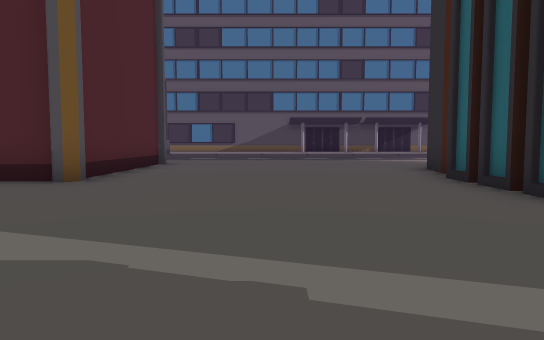
[1] (above)

24 first-person views from a walk through a scene from a Unity 3-D project. The camera is 1.2 m above the floor, tilts 4° down and sees 70° across. The floor is counted in squares, 2 m on a side. Each view is taken from the middle of a square. On the plan, view 1 faces up. The plan holds only what a view shows up to about 11 squares ahead; the rest is blank. The place goes on beyond the plan. The player character is not drawn. Some animated figures are left out. Some surface patterns are stand-ins.

[2]
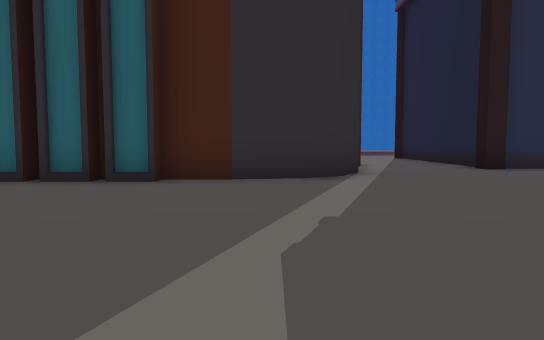

[3]
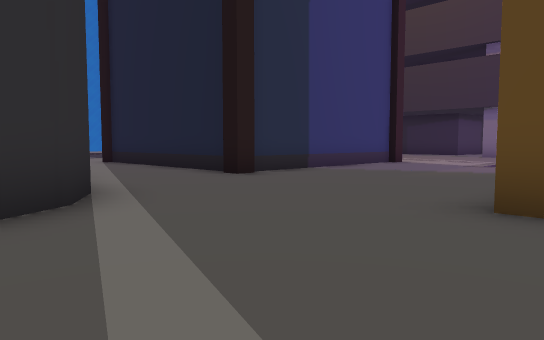

[4]
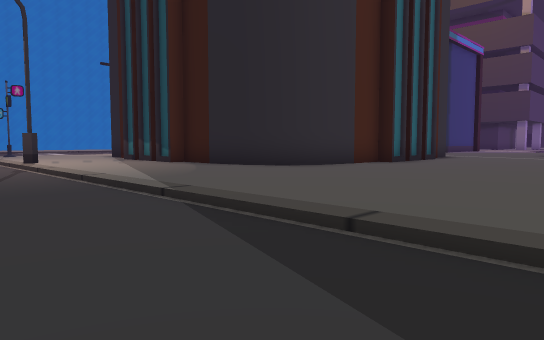

[5]
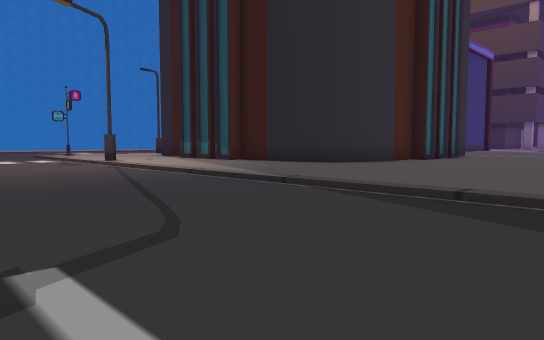

[6]
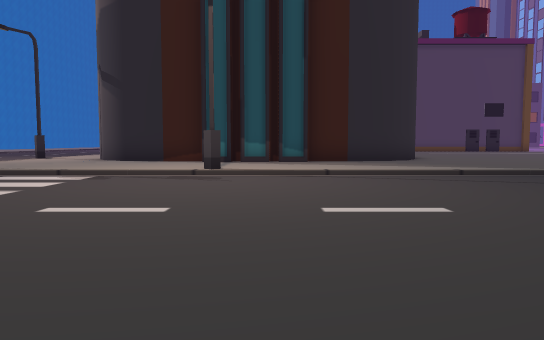

[7]
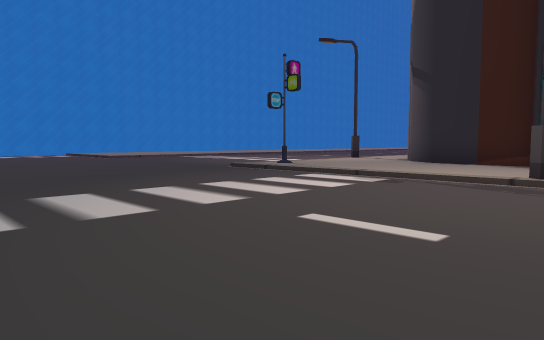

[8]
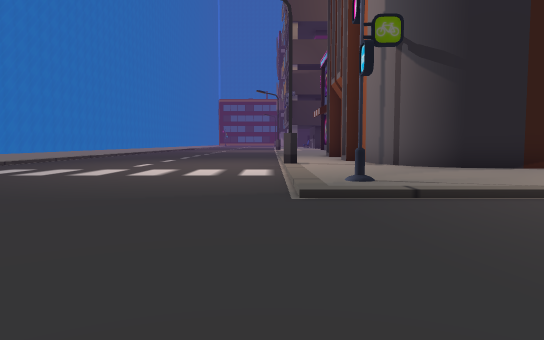

[9]
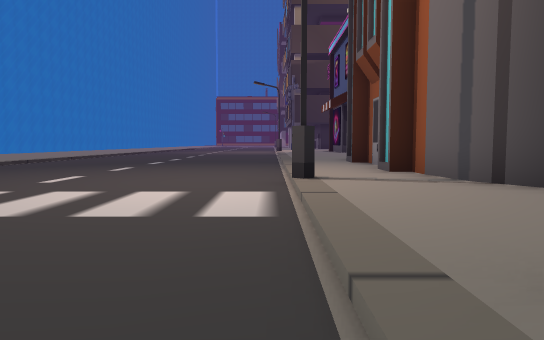

[10]
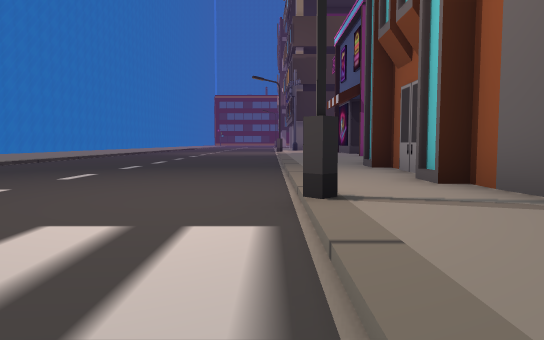

[11]
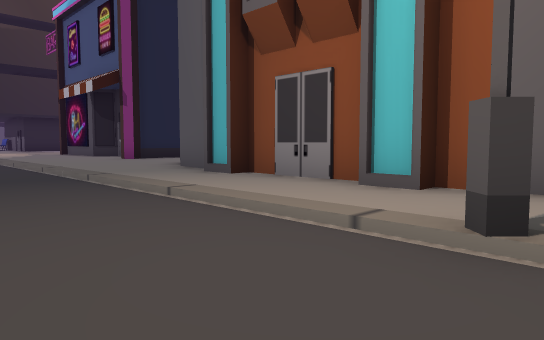

[12]
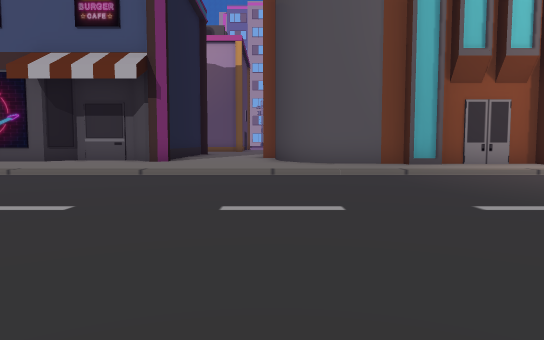

[13]
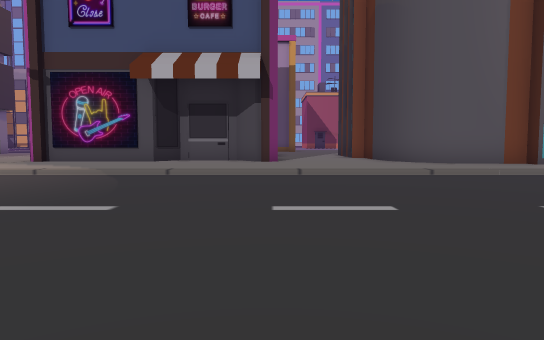

[14]
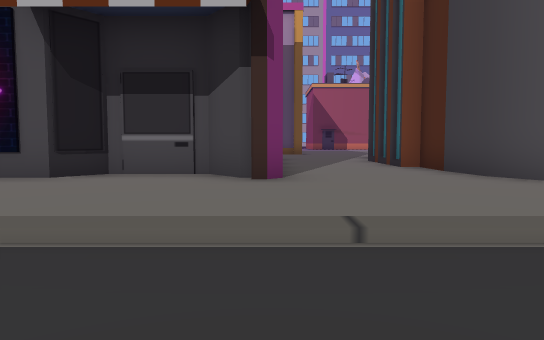

[15]
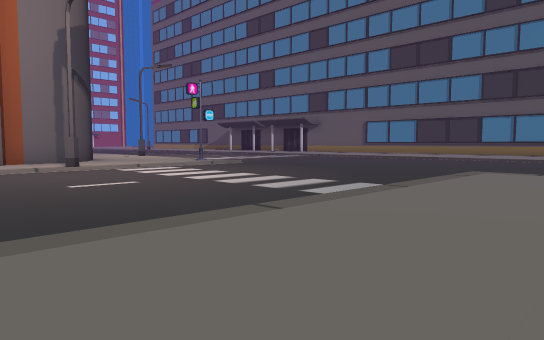

[16]
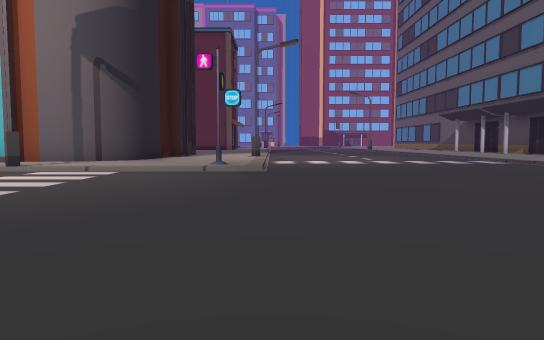

[17]
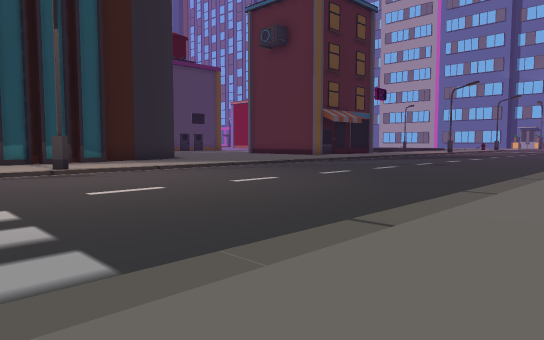

[18]
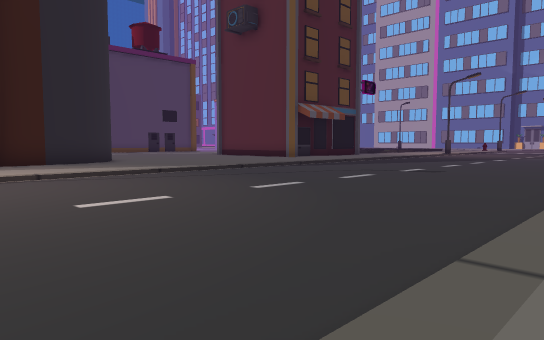

[19]
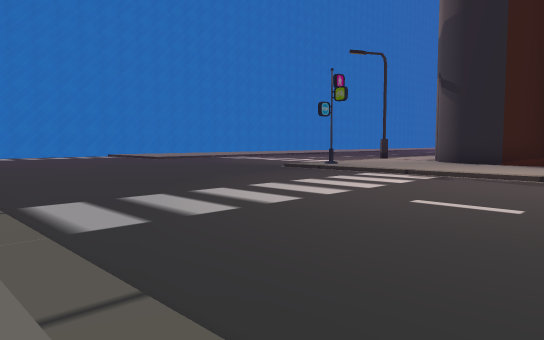

[20]
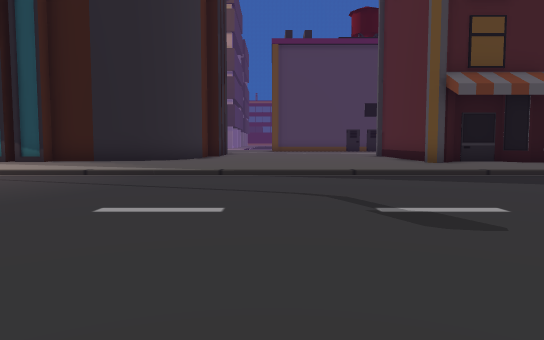

[21]
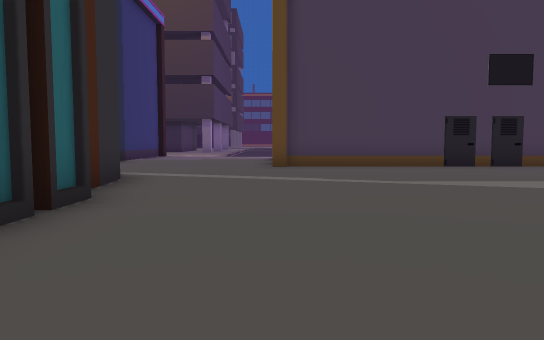

[22]
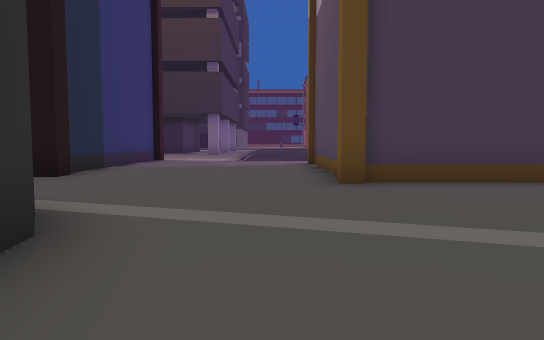

[23]
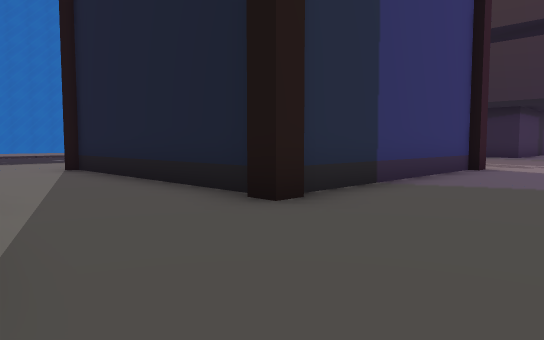

[24]
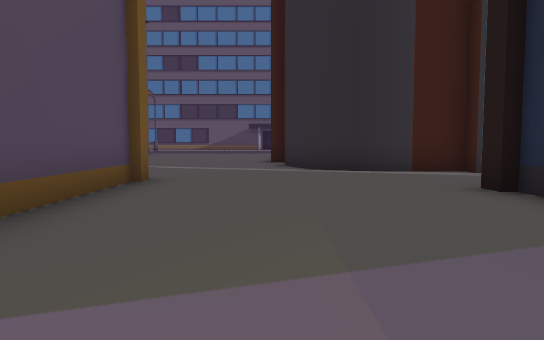

### Floor plan
Key: @ floor where view 1 was taken; # wall or solid block; . main floor; : floor 0.25 m higher than the main floor; / step, stairs or slope; O other object.
Columns run from 3 left of view 1 to 26 right of it. Each row starts with its distance up from view 1.
 23             ::::
 22        :::::::::
 21    .................
 20 ........................
 19 ........................
 18  .......................
 17  ........................ ..
 16 ............................
 15 ............................
 14 ///////////////////.......//
 13 ::::::::::::#:::::#......./::
 12 :::::::::::::::::::......./::
 11 #::::::::::::::::::......./::
 10 #:::::::OOOOOOOO:::......./::
  9 #::::::O        O::......./::
  8 #::::::         O::#....../:::
  7 #::::::          O:......./:::
  6 #:::::O          ::......./:::
  5 ::::::O          ::......./:::
  4 ::::::O          O:......./
  3 :::::::          ::......./
  2 :::::::         O::......./
  1 :::::::O        O::......./
  0 :::@:::::OOOOOO::::......./
 -1 :::::::::::::::::::.......
 -2 ####:::::::::::::::.......
 -3    #:::::#######:::......./
 -4    #:::::#    #::::.......
 -5    #:::::#    #::::......
 -6    ##::::#    ##:::....
 -7     #::::#     #:::...
 -8       :::#     #:::.

Positions as (right, up) in squares from view 1, and headings:
1: (0, 0), facing up
2: (-3, 2), facing right
3: (0, 2), facing down-right
4: (-2, 16), facing down-right
5: (-2, 18), facing down-right
6: (8, 21), facing down
7: (8, 20), facing down-right
8: (16, 18), facing down
9: (16, 14), facing down
10: (16, 12), facing down
11: (18, 9), facing down-left
12: (23, 0), facing left
13: (23, -3), facing left
14: (18, -3), facing left
15: (26, 5), facing up-left
16: (24, 14), facing left
17: (12, 23), facing down-left
18: (9, 22), facing down-left
19: (8, 22), facing down-right
20: (1, 21), facing down
21: (1, 8), facing down
22: (2, 4), facing down
23: (3, 0), facing down-right
24: (3, -8), facing up
